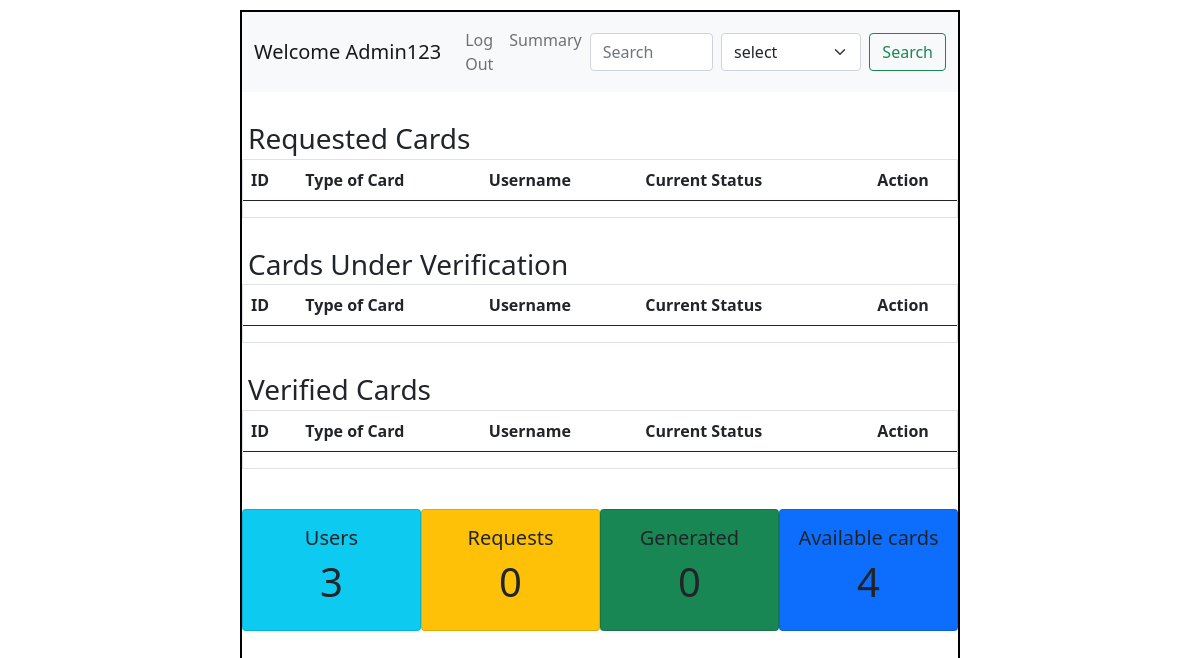
The app's page /admin, older data.
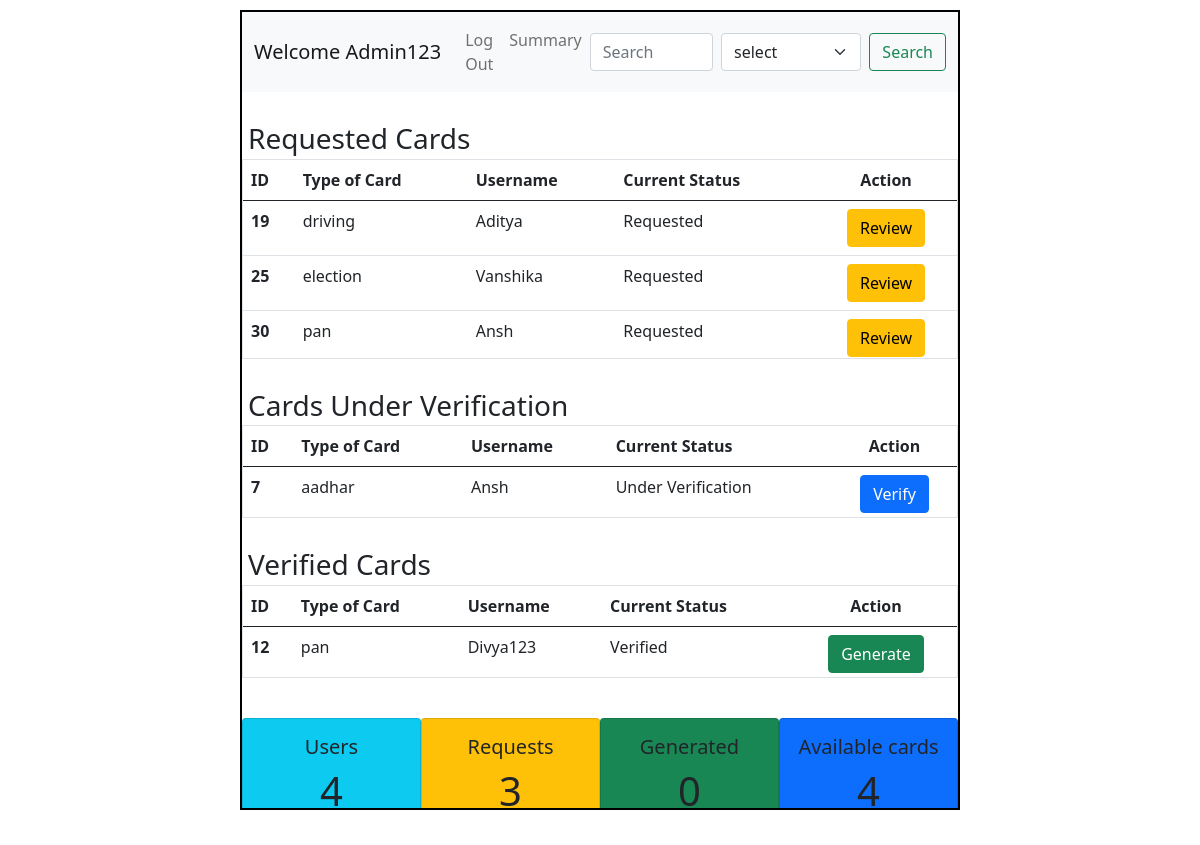
The same page, newer data.
### application/models.py (models this page shows)
class User(db.Model):
    id = db.Column(db.Integer(),primary_key = True)
    username = db.Column(db.String(),unique=True,nullable = False)
    email = db.Column(db.String(),unique = True, nullable = False)
    password = db.Column(db.String(),nullable= False)
    type = db.Column(db.String(),default ="general")
    details = db.relationship("Info",backref = "creator")

class Info(db.Model):
    id = db.Column(db.Integer(),primary_key= True)
    atr_name = db.Column(db.String(), nullable=False)
    atr_value = db.Column(db.String(),nullable = False)
    c_name = db.Column(db.String(),nullable = False)
    user_id = db.Column(db.Integer(),db.ForeignKey("user.id"),nullable= False)

### application/controllers.py (the view)
@app.route("/admin")
def admin_dash():
    this_user = User.query.filter_by(type="admin").first()
    all_info = Info.query.all()
    users= len(User.query.all())-1
    requests = len(Info.query.filter_by(atr_value="requested").all())
    generated = len(Info.query.filter_by(atr_value="generated").all())
    return render_template("admin_dash.html", this_user=this_user, all_info=all_info,users=users,requests=requests,generated=generated)

### templates/admin_dash.html (shortened to what this page needs)
<!DOCTYPE html>
<html lang="en">
<head>
    <link rel="stylesheet" href="/static/style.css">
    <link href="https://cdn.jsdelivr.net/npm/bootstrap@5.0.2/dist/css/bootstrap.min.css" rel="stylesheet">
</head>
<body>
    <div id="main">
        <div id="canvas" class="overflow-auto">
          <nav class="navbar navbar-expand-lg navbar-light bg-light">
            <div class="container-fluid">
              <a class="navbar-brand" href="#">Welcome {{this_user.username}}</a>
              <div class="collapse navbar-collapse " id="navbarSupportedContent">
                <ul class="navbar-nav me-auto mb-2 mb-lg-0">
                  <li class="nav-item">
                    <a class="nav-link" href="/login">Log Out</a>
                  </li>
                  <li class="nav-item">
                    <a class="nav-link" href="/summary">Summary</a>
                  </li>
                </ul>
                <form class="d-flex" action="/results">
                  <input class="form-control me-2" type="search" placeholder="Search" aria-label="Search" name="search">
                  <select class="form-select me-2" aria-label="Default select example" name="key">
                    <option selected>select</option>
                  </select>
                  <input class="btn btn-outline-success" type="submit" value="Search">
                </form>
              </div>
            </div>
          </nav>
            <div id="content">
              <h3 class="headings">Requested Cards</h3>
              <div id="table" class="border" style="max-height:200px;overflow-y: scroll;">
              <table class="table">
                <thead>
                  <tr>
                    <th scope="col">ID</th>
                    <th scope="col">Type of Card</th>
                    <th scope="col">Username</th>
                    <th scope="col">Current Status</th>
                    <th scope="col" class="text-center">Action</th>
                  </tr>
                </thead>
                <tbody>
                  {% for info in all_info %}
                     {% if info.atr_value == "requested" %}
                        <tr>
                          <th scope="row">{{info.id}}</th>
                          <td>{{info.c_name}}</td>
                          <td>{{info.creator.username}}</td>
                          <td>Requested</td>
                          <td class="justify-content-evenly d-flex">
                            <a href="/update_status/{{info.c_name}}/{{info.user_id}}" type="button" class="btn btn-warning">Review</a>
                          </td>
                        </tr>
                      {% endif %}
                  {% endfor %}
                </tbody>
              </table>
              </div>
              <h3 class="headings">Cards Under Verification</h3>
              <div id="table" class="border" style="max-height:93px;overflow-y: scroll;">
              <table class="table">
                <thead>
                  <tr>
                    <th scope="col">ID</th>
                    <th scope="col">Type of Card</th>
                    <th scope="col">Username</th>
                    <th scope="col">Current Status</th>
                    <th scope="col" class="text-center">Action</th>
                  </tr>
                </thead>
                <tbody>
                  {% for info in all_info %}
                     {% if info.atr_value == "under_verification" %}
                        <tr>
                          <th scope="row">{{info.id}}</th>
                          <td>{{info.c_name}}</td>
                          <td>{{info.creator.username}}</td>
                          <td>Under Verification</td>
                          <td class="justify-content-evenly d-flex">
                            <a href="/update_status/{{info.c_name}}/{{info.user_id}}" type="button" class="btn btn-primary">Verify</a>
                          </td>
                        </tr>
                      {% endif %}
                  {% endfor %}
                </tbody>
              </table>
              </div>
              <h3 class="headings">Verified Cards </h3>
              <div id="table" class="border" style="max-height:93px;overflow-y: scroll;">
              <table class="table">
                <thead>
                  <tr>
                    <th scope="col">ID</th>
                    <th scope="col">Type of Card</th>
                    <th scope="col">Username</th>
                    <th scope="col">Current Status</th>
                    <th scope="col" class="text-center">Action</th>
                  </tr>
                </thead>
                <tbody>
                  {% for info in all_info %}
                    {% if info.atr_value == "verified" %}
                      <tr>
                        <th scope="row">{{info.id}}</th>
                        <td>{{info.c_name}}</td>
                        <td>{{info.creator.username}}</td>
                        <td>Verified</td>
                        <td class="justify-content-evenly d-flex">
                          <a href="/generate/{{info.c_name}}/{{info.user_id}}" type="button" class="btn btn-success">Generate</a>
                        </td>
                      </tr>
                    {% endif %}
                  {% endfor %}
                </tbody>
              </table>
              </div>
                <div class="d-flex justify-content-around text-center" style="margin-top: 40px;">
                  <div class="card bg-info p-3 ">
                    <h5>Users</h5>
                    <h1>{{users}}</h1>
                  </div>
                  <div class="card bg-warning p-3 ">
                    <h5>Requests</h5>
                    <h1>{{requests}}</h1>
                  </div>
                  <div class="card bg-success p-3 ">
                    <h5>Generated</h5>
                    <h1>{{generated}}</h1>
                  </div>
                  <div class="card bg-primary p-3 ">
                    <h5>Available cards</h5>
                    <h1>4</h1>
                  </div>
                </div>
            </div>
        </div>
    </div>
</body>
</html>

### static/style.css (style rules this page uses)
* { margin:0px; }
#main { margin-top: 10px; }
#canvas { border:2px solid black; margin-top: 10px; }
#canvas { width: 60%; margin: auto; height:800px; }
.headings { margin:3px; padding-left:3px ; margin-top: 30px; }

### templates/admin_dash.html (style rules this page uses)
.card { width:200px; }

Row changes from the older to the newer data that the page shows:
added Info: id "19", c_name "driving", creator.username "Aditya", shown under "Requested Cards"
added Info: id "25", c_name "election", creator.username "Vanshika", shown under "Requested Cards"
added Info: id "30", c_name "pan", creator.username "Ansh", shown under "Requested Cards"
added Info: id "7", c_name "aadhar", creator.username "Ansh", shown under "Cards Under Verification"
added Info: id "12", c_name "pan", creator.username "Divya123", shown under "Verified Cards"
Text that changed along with them:
{{ users }}: "3" → "4"
{{ requests }}: "0" → "3"
